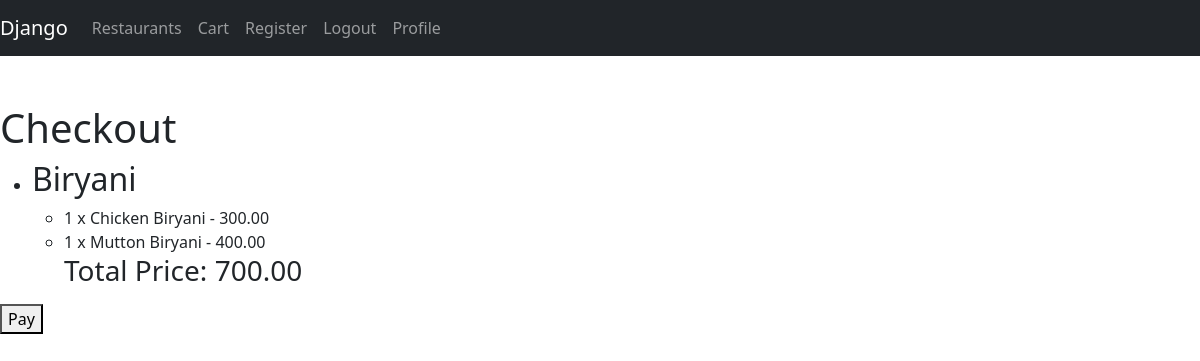
The page /checkout/37 (signed in) on the database its author committed.
### swiggy/models.py (models this page shows, shortened)
class Cart(models.Model):
    user=models.ForeignKey(User,on_delete=models.CASCADE)
    restaurant=models.ForeignKey(Restaurant,on_delete=models.CASCADE)
    def get_total_price(self):
            total_price = sum(item.total_price for item in self.items.all())
            return total_price

class Restaurant(models.Model):
    name=models.CharField(max_length=200)
    city=models.CharField(max_length=200)
    description=models.CharField(max_length=1000)
    status=models.BooleanField(default=True)

class CartItem(models.Model):
    cart=models.ForeignKey(Cart, on_delete=models.CASCADE,related_name='items')
    dish_id=models.ForeignKey(Menu, on_delete=models.CASCADE)
    quantity=models.PositiveIntegerField(default=1)
    price=models.FloatField(default=0)
    dish_name=models.CharField(max_length=200,default='TestDishName')
    @property
    def total_price(self):
        return self.dish_id.price * self.quantity

class Menu(models.Model):
    restaurant=models.ForeignKey(Restaurant,on_delete=models.CASCADE)
    dish_name=models.CharField(max_length=200)
    price = models.DecimalField(max_digits=6, decimal_places=2)
    time_taken=models.IntegerField(default=0)

### swiggy/views.py (the view)
# urls.py: path('checkout/<int:cart_id>', views.rzp_order,name='checkout'),
def rzp_order(request,cart_id):
    cart = Cart.objects.get(id=cart_id)
    user=request.user
    amount= int(cart.get_total_price())*100
    amount2= int(cart.get_total_price())
    currency="INR"
    carts = Cart.objects.filter(user=user)
    payment_order=razorpay_client.order.create(dict(amount=amount,currency=currency,payment_capture=1))
    payment_order_id=payment_order['id']
    context={
        'amount':amount2,
        'order_id':payment_order_id,
        'carts':carts,
        'cart_id':cart_id,
    }
    return render(request,'checkout.html', context)

### templates/checkout.html (shortened to what this page needs)
{% extends 'home.html' %}
{%block content%}
{% if carts %}
<h1>Checkout</h1>
  <ul>
    {% for cart in carts %}
      <li>
        <h2>{{ cart.restaurant.name }}</h2>
        <ul>
          {% for cart_item in cart.items.all %}
          <li>
            {{ cart_item.quantity }} x {{ cart_item.dish_name }} - {{ cart_item.total_price }}
          </li>
        {% endfor %}
        <h3> Total Price: {{ cart.get_total_price}}</h3>
        </ul>
      </li>
  </ul>
  {% endfor %}
<button id="rzp-button1">Pay</button>
{% endif %}
{% endblock %}

### rows shown on the page
Cart: restaurant.name "Biryani", get_total_price "700.00"
CartItem: quantity "1", dish_name "Chicken Biryani", total_price "300.00"
CartItem: quantity "1", dish_name "Mutton Biryani", total_price "400.00"
